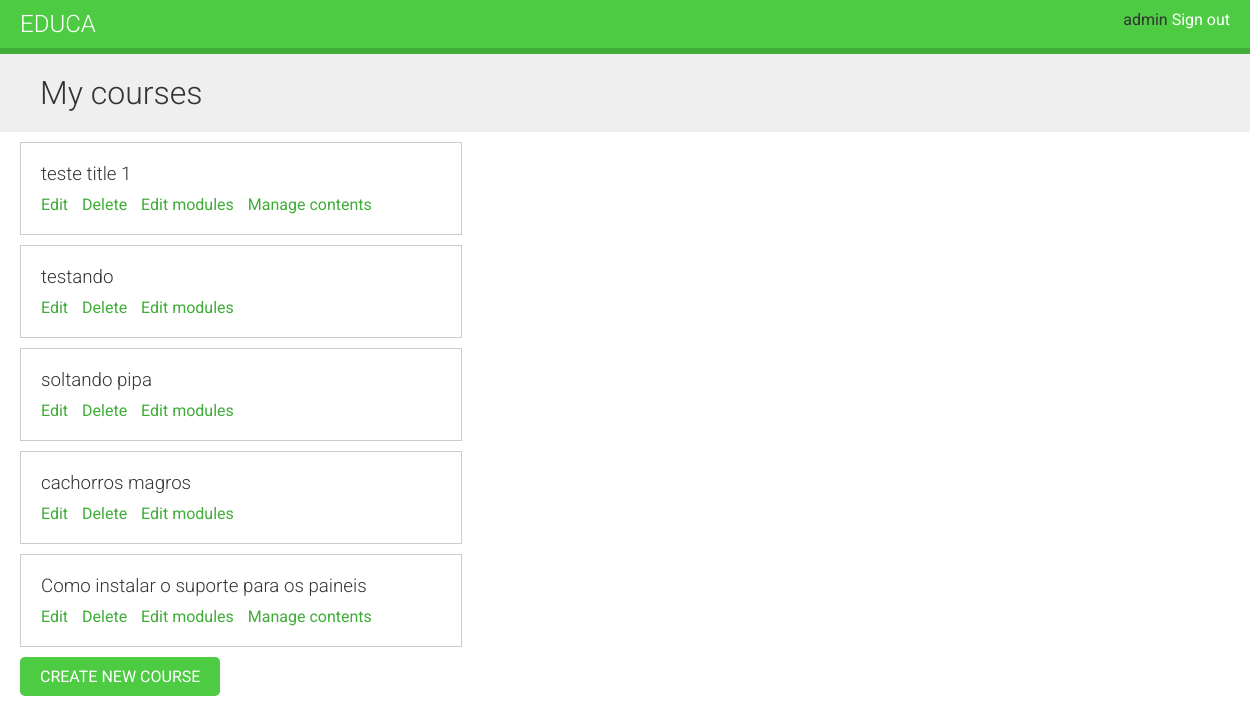
The page /course/mine/ (signed in) on the database its author committed.
### courses/models.py (models this page shows, shortened)
class Course(models.Model):
    owner = models.ForeignKey(User, related_name='courses_created', on_delete=models.CASCADE)
    subject = models.ForeignKey(Subject, related_name='courses', on_delete=models.CASCADE)
    title = models.CharField(max_length=200)
    slug = models.SlugField(max_length=200, unique=True)
    overview = models.TextField()
    created = models.DateTimeField(auto_now_add=True)
    class Meta:
        ordering = ['-created']

### courses/views.py (the view)
# urls.py: path('mine/', views.ManageCourseListView.as_view(),
class ManageCourseListView(OwnerCourseMixin, ListView):
    template_name = 'courses/manage/course/list.html'
    permission_required = 'courses.view_course'

### courses/views.py (called while the page is built)
    def get_queryset(self):
        qs = super().get_queryset()
        return qs.filter(owner=self.request.user)

### courses/templates/courses/manage/course/list.html (shortened to what this page needs)
{% extends "base.html" %}
{% block content %}
  <h1>My courses</h1>
  <div class="module">
    {% for course in object_list %}
      <div class="course-info">
        <h3>{{ course.title }}</h3>
        <p>
          <a href="{% url 'course_edit' course.id %}">Edit</a>
          <a href="{% url 'course_delete' course.id %}">Delete</a>
          <a href="{% url 'course_module_update' course.id %}">Edit modules</a>
          {% if course.modules.count > 0 %}
            <a href="{% url 'module_content_list' course.modules.first.id %}">
            Manage contents</a>
          {% endif %}
        </p>
      </div>
    {% empty %}
      <p>You haven't created any courses yet.</p>
    {% endfor %}
    <p>
      <a href="{% url 'course_create' %}" class="button">Create new course</a>
    </p>
  </div>
{% endblock %}

### courses/templates/base.html (shortened to what this page needs)
{% load static %}
<!DOCTYPE html>
<html>
    <head>
        <link href="{% static 'css/base.css' %}" rel="stylesheet">
    </head>
    <body>
        <div id="header"> <a href="/" class="logo">Educa</a>
            <ul class="menu"> {% if request.user.is_authenticated %}
            <li>
                {{user}}
            <a href="{% url 'logout' %}">Sign out</a></li>
            {% else %}
            <li>
                <a href="{% url 'login' %}">Sign in</a>
            </li>
            {% endif %}
            </ul>
        </div>
        <div id="content">
            {% block content %}
            {% endblock %}
        </div>
    </body>
</html>

### courses/static/css/base.css (style rules this page uses)
body { margin:0; font-family:'Roboto', sans-serif; font-weight:400; color:#333; }
a { color:#3fad37; text-decoration:none; }
ul { float:left; }
h1, h2, h3, h4, h5, h6 { font-family:'Roboto', sans-serif; font-weight:300; }
h1 { background:#efefef; width:100%; overflow:auto; padding:20px 0 20px 40px; margin:0; }
.module { padding:10px 20px; float:left; width:600px; }
.module h3 { margin:20px 0 0; padding:0; width:100%; }
.module p { margin:10px 0 20px; width:100%; float:left; }
#header { background:#4dcc43; overflow:auto; padding:10px 20px; border-bottom:6px solid #3fad37; }
#header .logo { text-decoration:none; font-family:'Roboto', sans-serif; font-weight:300; text-transform:uppercase; font-size:24px; color:#fff; float:left; }
#header a { color:#fff; }
#header .menu { list-style:none; float:right; margin:0; padding:0; }
input[type=submit], a.button { border-radius:5px; background:#4dcc43; color:#fff; font-size:16px; text-transform:uppercase; border:none; padding:10px 20px; margin:20px 0; }
.course-info { border:1px solid #ccc; padding:0 20px; margin-bottom:10px; width:400px; overflow:auto; }
.course-info a { margin-right:10px; }

### rows shown on the page
Course: title "teste title 1", shows "Manage contents"
Course: title "testando"
Course: title "soltando pipa"
Course: title "cachorros magros"
Course: title "Como instalar o suporte para os paineis", shows "Manage contents"

### other values the page prints
{{ user }} "admin"
